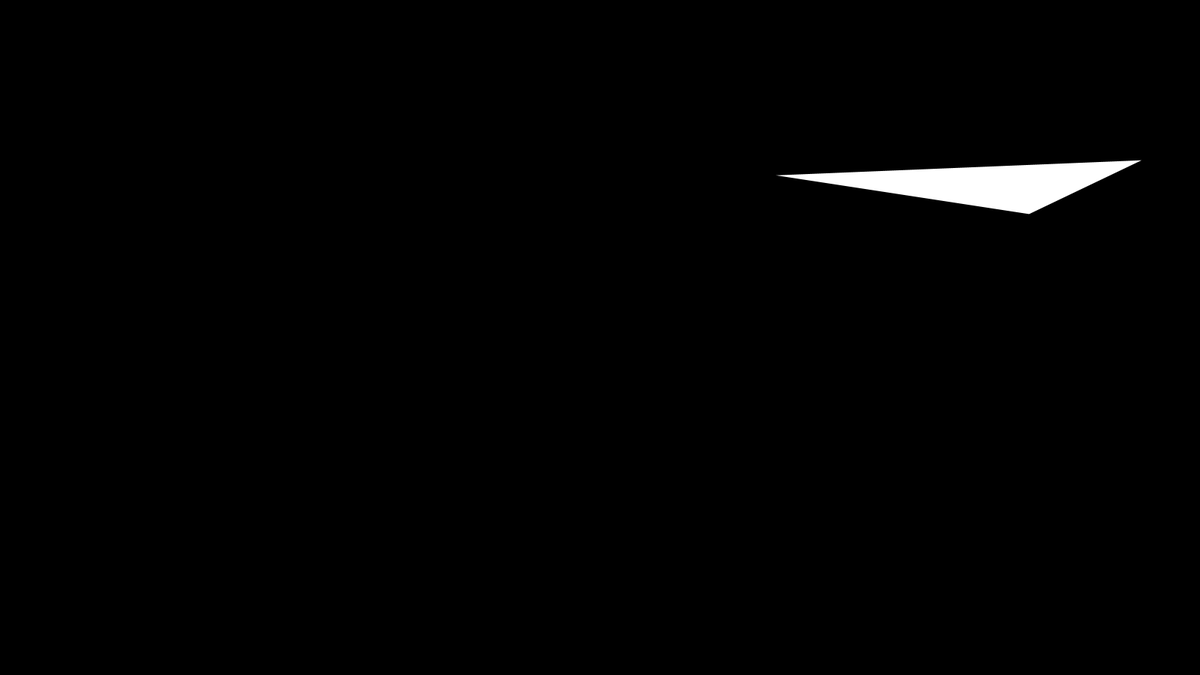
Frame 1 (no input)
Frame 60 (the mouse pressed at the canvas centre just before this capture): identical to frame 1, image omitted
Frame 120 (the mouse held since frame 60 and released just before this capture): identical to frame 1, image omitted

The Processing sketch that drew this single still picture (run headless with seeded random() and noise(); from frame 60 on, the mouse is pressed at the canvas centre):

// Processing sketch: p000_samirettali
// ── p000_samirettali.pde
Triangle t;

void setup()
{
    size(1600, 900);
    t = new Triangle();
}

void draw()
{
    background(0);
    t.display();
}

// ── Triangle.pde
class Triangle {

    PVector a;
    PVector b;
    PVector c;

    Triangle() {
        this.a = new PVector(random(width), random(height));
        this.b = new PVector(random(width), random(height));
        this.c = new PVector(random(width), random(height));
    }

    void display() {
        noStroke();
        if (isMouseInsideTriangle(a, b, c))
            fill(random(255), random(255), random(255));
        else {
            fill(255);
        }
        triangle(this.a.x, this.a.y, this.b.x, this.b.y, this.c.x, this.c.y);
    }
}

// ── Utils.pde
boolean isMouseInsideTriangle(PVector a, PVector b, PVector c) {
    PVector p = new PVector(mouseX, mouseY);
    double A = triangleArea(a, b, c);
    double A1 = triangleArea(p, b, c);
    double A2 = triangleArea(a, p, c);
    double A3 = triangleArea(a, b, p);

    return ((int) A == (int) (A1 + A2 + A3));
}

double triangleArea(PVector a, PVector b, PVector c) {
    return abs((a.x * (b.y -c.y) + b.x * (c.y - a.y) + c.x * (a.y - b.y)) * 0.5);
}
